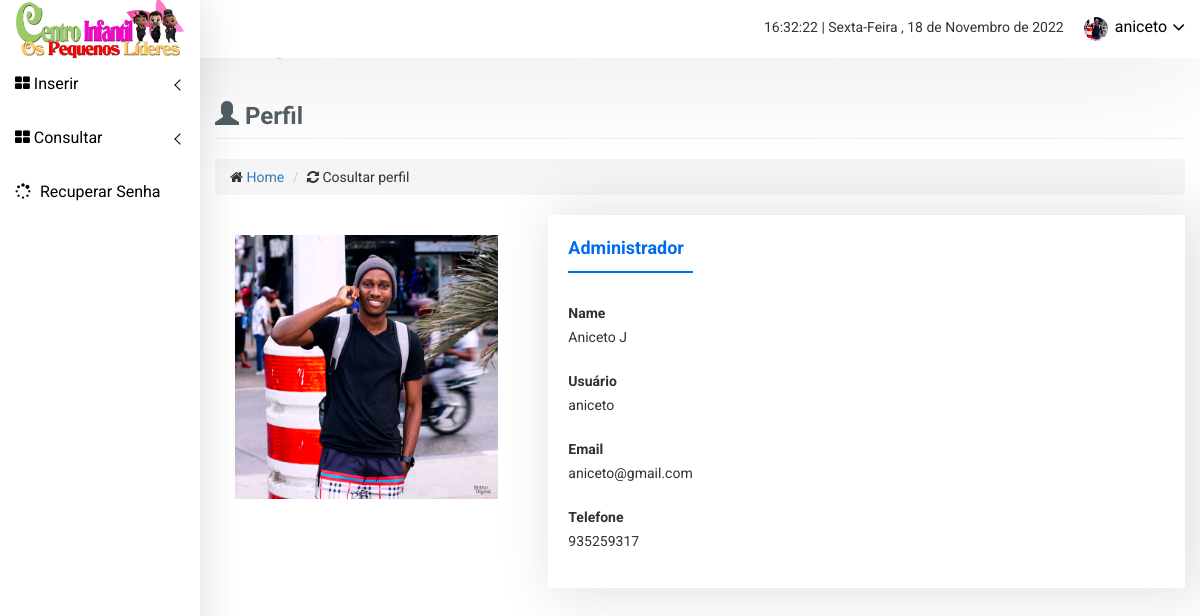
Screenshot of /privado/admin/perfil.php (signed in) with the database file from the repository.
### tables this page shows
CREATE TABLE `usuario` (
  `id` int(11) NOT NULL,
  `nome` varchar(255) DEFAULT NULL,
  `usuario` varchar(255) DEFAULT NULL,
  `sexo` char(2) DEFAULT NULL,
  `email` varchar(255) DEFAULT NULL,
  `telefone` varchar(255) DEFAULT NULL,
  `senha` varchar(255) DEFAULT NULL,
  `foto` varchar(255) DEFAULT NULL,
  `data_cadastro` timestamp NOT NULL DEFAULT current_timestamp() ON UPDATE current_timestamp(),
  `id_modulo` int(11) DEFAULT NULL,
  `estado` int(11) DEFAULT 0
);

### privado/servidor/conectar.php (called while the page is built, shortened)
<?php
function con(){
    try {
        return new PDO('mysql:host='.conectar_BD_HOST.';dbname='.conectar_BD_NAME,conectar_BD_USER,conectar_BD_PASS,array(PDO::ATTR_PERSISTENT=>true,PDO::MYSQL_ATTR_INIT_COMMAND=>"SET NAMES 'utf8' COLLATE 'utf8_unicode_ci'"));
    } catch (Exception $erro) {
        echo '<h1>NÃO FOI POSSIVEL CONECTAR AO SERVIDOR</h1>';
        exit();
    }
}

### privado/classes/Usuario.class.php (called while the page is built, shortened)
<?php
class Usuario extends Db2PhpEntityBase implements Db2PhpEntityModificationTracking {
	private $nome;
	private $usuario;
	private $email;
	private $telefone;
	private $foto;
	public function &setId($id) {
		return $this;
	}
	public function &setNome($nome) {
		$this->nome=$nome;
		return $this;
	}
	public function getNome() {
		return $this->nome;
	}
	public function &setUsuario($usuario) {
		$this->usuario=$usuario;
		return $this;
	}
	public function getUsuario() {
		return $this->usuario;
	}
	public function &setSexo($sexo) {
		return $this;
	}
	public function &setEmail($email) {
		$this->email=$email;
		return $this;
	}
	public function getEmail() {
		return $this->email;
	}
	public function &setTelefone($telefone) {
		$this->telefone=$telefone;
		return $this;
	}
	public function getTelefone() {
		return $this->telefone;
	}
	public function &setSenha($senha) {
		return $this;
	}
	public function &setFoto($foto) {
		$this->foto=$foto;
		return $this;
	}
	public function getFoto() {
		return $this->foto;
	}
	public function &setDataCadastro($dataCadastro) {
		return $this;
	}
	public function &setIdModulo($idModulo) {
		return $this;
	}
	public function &setEstado($estado) {
		return $this;
	}
	public static function fromExecutedStatement(PDOStatement $stmt) {
		$resultInstances=array();
		while($result=$stmt->fetch(PDO::FETCH_ASSOC)) {
			$o=new Usuario();
			$o->assignByHash($result);
			$o->notifyPristine();
			$resultInstances[]=$o;
		}
		return $resultInstances;
	}
	public static function findBySql(PDO $db, $sql) {
		$stmt=$db->query($sql);
		return self::fromExecutedStatement($stmt);
	}
}
?>

### privado/classes/Db2PhpEntityBase.class.php (called while the page is built, shortened)
<?php
abstract class Db2PhpEntityBase implements Db2PhpEntity {
	private $oldInstance=null;
	protected function notifyChanged($fieldId, $oldValue, $newValue) {
		if (null===$this->oldInstance) {
			$this->oldInstance=clone $this;
			$this->oldInstance->notifyPristine();
		}
	}
	public function notifyPristine() {
		$this->oldInstance=null;
	}
}
?>

### privado/admin/perfil.php (the view, shortened to what this page needs)
<!doctype html>
<html>
    <head>
        <?php include_once 'sidebar.php'; ?>
    </head>
    <body>
        <div class="all-content-wrapper">
            <div class="container-fluid">
                <div class="row">
                   <?php include_once '../importante/logo_mobile.php'; ?>
                </div>
            </div>
            <div class="header-advance-area">
            <?php include_once 'header.php'; ?>
                <div class="container-fluid">
                    <div class="row">
                        <div class="col-lg-12 col-md-12 col-sm-12 col-xs-12">
                            <h3 class="page-header cor_sumario">
                                <i class="glyphicon glyphicon-user"></i> Perfil
                            </h3>
                            <ul class="breadcrumb">
                                <li><i class="fa fa-home"></i> <a href="index.php">Home</a>
                                </li>
                                <li><i class="fa fa-refresh"></i><span> Cosultar perfil</span>
                                </li>
                            </ul>
                        </div>
                    </div>
                </div>
            </div>
        <div class="single-pro-review-area mt-t-30 mg-b-15">
            <div class="container-fluid">
                <?php
                    $query = "SELECT * FROM usuario ORDER BY id ASC";
                    $ver = Usuario::findBySql(con(), $query);
                    foreach ($ver as $i):
                    if($_SESSION['user'] == $i->getUsuario()){
                ?>
                    <div class="row">
                    <div class="col-lg-4 col-md-4 col-sm-4 col-xs-12">
                        <div class="profile-info-inner">
                            <div class="profile-img">
                                <img src="<?php echo $i->getFoto() ?>" alt="" />
                            </div>
                        </div>
                    </div>
                    <div class="col-lg-8 col-md-8 col-sm-8 col-xs-12">
                        <div class="product-payment-inner-st res-mg-t-30 analysis-progrebar-ctn" id="perfil">
                            <ul id="myTabedu1" class="tab-review-design">
                                <li class="active"><a>Administrador</a></li>
                            </ul>
                            <div id="myTabContent" class="tab-content custom-product-edit st-prf-pro">
                                <div class="product-tab-list tab-pane fade active in" id="description">
                                    <div class="row">
                                        <div class="col-lg-12 col-md-12 col-sm-12 col-xs-12">
                                            <div class="review-content-section">
                                                <form action="editar_usuario.php">
                                                    <div class="row">
                                                        <div class="col-lg-12 col-md-12 col-sm-12 col-xs-12">
                                                            <div class="address-hr biography">
                                                                <p><b>Name</b><br/> <?php echo $i->getNome() ?></p>
                                                            </div>
                                                        </div>
                                                        <div class="col-lg-12 col-md-12 col-sm-12 col-xs-12">
                                                                <div class="address-hr biography">
                                                                    <p><b>Usuário</b><br /> <?php echo $i->getUsuario() ?></p>
                                                                </div>
                                                        </div><br>
                                                        <div class="col-lg-12 col-md-12 col-sm-12 col-xs-12">
                                                                <div class="address-hr biography">
                                                                    <p><b>Email</b><br /><?php echo $i->getEmail() ?></p>
                                                                </div>
                                                        </div>
                                                        <div class="col-lg-12 col-md-12 col-sm-12 col-xs-12">
                                                            <div class="address-hr biography">
                                                                <p><b>Telefone</b><br /><?php echo $i->getTelefone() ?></p>
                                                            </div>
                                                        </div>
                                                    </div>
                                                </form>
                                            </div>
                                        </div>
                                    </div>
                                </div>
                            </div>
                        </div>
                    </div>
                </div>
                <?php }endforeach;?>
            </div>
        </div>
        </div>
    </body>
</html>

### css/main.css (style rules this page uses)
html { color: #222; font-size: 1em; line-height: 1.4; }
audio, canvas, iframe, img, svg, video { vertical-align: middle; }

### privado/importante/estilo.css (style rules this page uses)
#perfil { box-shadow: 10px 1px 50px 10px rgba(0, 0, 0, 0.1); }
.cor_sumario { color: #526066; }

### rows the page displays
usuario: foto (picture), nome "Aniceto J", usuario "aniceto", email "aniceto@gmail.com", telefone "935259317"

### other values shown
$_SESSION['user'] "aniceto"
